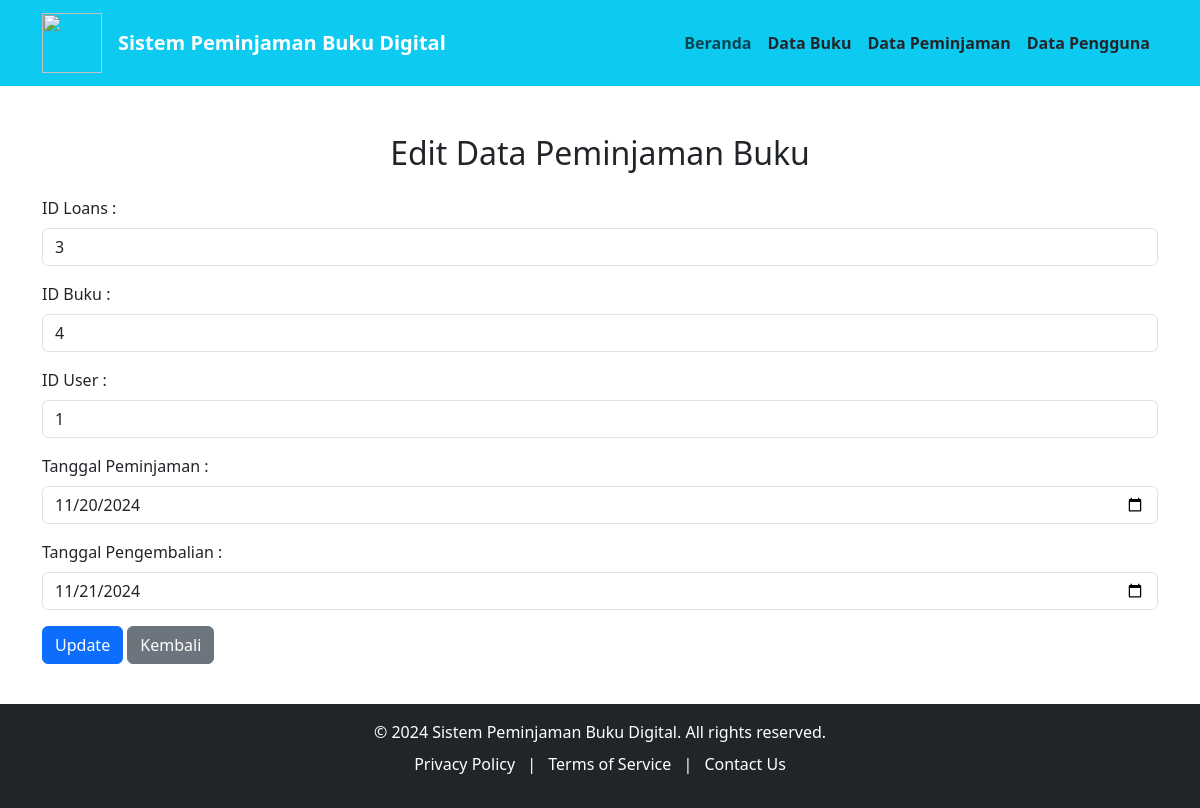
Screenshot of /loans/edit/3 with the database file from the repository.
### tables this page shows
CREATE TABLE `tabel_loans` (
  `id_loans` int NOT NULL,
  `id_buku` int NOT NULL,
  `id_user` int NOT NULL,
  `tgl_pinjam` date NOT NULL,
  `tgl_kembali` date NOT NULL
);

### app/controllers/TabelLoansController.php (called while the page is built, shortened)
<?php
require_once '../app/models/TabelLoansModel.php';
class LoansController {
    private $TabelLoansModel;
    public function __construct() {
        $this->TabelLoansModel = new Loans();
    }
    public function edit($id) {
        $loans = $this->TabelLoansModel->find($id);
        require_once __DIR__ . '/../views/loans/edit.php';
    }
}

### public/index.php (called while the page is built, shortened)
<?php
require_once '../routes.php';

### config/database.php (called while the page is built, shortened)
<?php
class Database {
    private $host = 'localhost';
    private $db_name = '2d_klp4';
    private $username = 'root';
    private $password = '';
    public function connect()
    {
        $this->conn = null;
        try {
            $this->conn = new PDO("mysql:host=" . $this->host . ";dbname=" . $this->db_name, $this->username, $this->password);
            $this->conn->setAttribute(PDO::ATTR_ERRMODE, PDO::ERRMODE_EXCEPTION);
        } catch (PDOException $e) {
            echo "Connection error: " . $e->getMessage();
        }
        return $this->conn;
    }
}

### app/models/TabelLoansModel.php (called while the page is built, shortened)
<?php
require_once '../config/database.php';
class Loans {
    private $db;
    public function __construct() {
        $this->db = (new Database())->connect();
    }
    public function find($id_loans) {
        $query = $this->db->prepare("SELECT * FROM tabel_loans WHERE id_loans = :id_loans");
        $query->bindParam(':id_loans', $id_loans, PDO::PARAM_INT);
        $query->execute();
        return $query->fetch(PDO::FETCH_ASSOC);
    }
}

### app/views/loans/edit.php (the view, shortened to what this page needs)
<!DOCTYPE html>
<html lang="en">
<head>
    <link href="https://cdn.jsdelivr.net/npm/bootstrap@5.3.3/dist/css/bootstrap.min.css" rel="stylesheet">
</head>
<body>
    <div class="container mt-5">
        <h2 class="text-center mb-4">Edit Data Peminjaman Buku</h2>
        <form action="/loans/update/<?php echo htmlspecialchars($loans['id_loans']); ?>" method="POST">
            <div class="mb-3">
                <label for="id_loans" class="form-label">ID Loans :</label>
                <input type="text" id="id_loans" name="id_loans" class="form-control" value="<?php echo htmlspecialchars($loans['id_loans']); ?>" readonly>
            </div>
            <div class="mb-3">
                <label for="id_buku" class="form-label">ID Buku :</label>
                <input type="number" id="id_buku" name="id_buku" class="form-control" value="<?php echo htmlspecialchars($loans['id_buku']); ?>" required>
            </div>
            <div class="mb-3">
                <label for="id_user" class="form-label">ID User :</label>
                <input type="number" id="id_user" name="id_user" class="form-control" value="<?php echo htmlspecialchars($loans['id_user']); ?>" required>
            </div>
            <div class="mb-3">
                <label for="tgl_pinjam" class="form-label">Tanggal Peminjaman :</label>
                <input type="date" id="tgl_pinjam" name="tgl_pinjam" class="form-control" value="<?php echo htmlspecialchars($loans['tgl_pinjam']); ?>" required>
            </div>
            <div class="mb-3">
                <label for="tgl_kembali" class="form-label">Tanggal Pengembalian :</label>
                <input type="date" id="tgl_kembali" name="tgl_kembali" class="form-control" value="<?php echo htmlspecialchars($loans['tgl_kembali']); ?>" required>
            </div>
            <div class="mb-3">
                <button type="submit" class="btn btn-primary">Update</button>
                <a href="/loans/index" class="btn btn-secondary">Kembali</a>
            </div>
        </form>
    </div>
    <br>
</body>
</html>

### rows the page displays
tabel_loans: id_loans "3", id_buku "4", id_user "1", tgl_pinjam "11/20/2024", tgl_kembali "11/21/2024"
